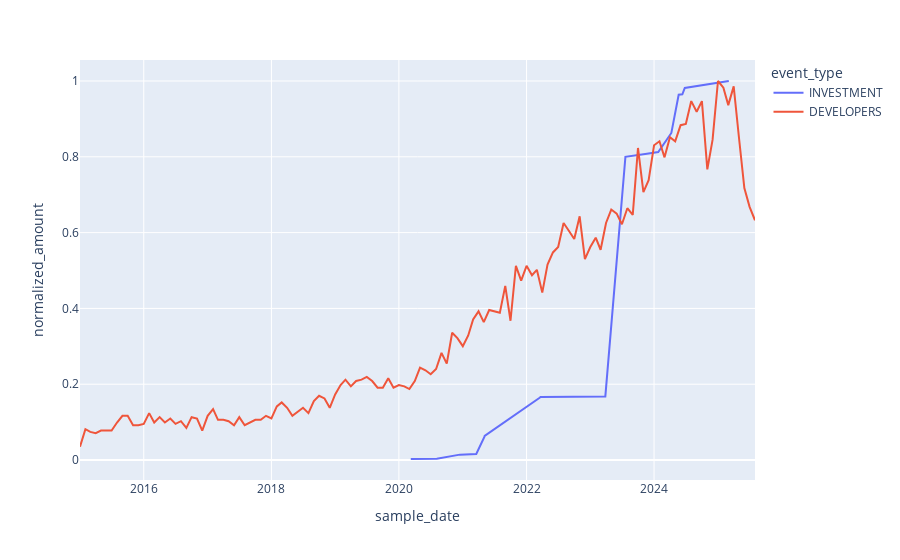

The cell this chart's notebook holds for it:
### Code cell
import plotly.express as px
px.line(
    data_frame=analyze_investor('Paradigm'),
    x='sample_date',
    y='normalized_amount',
    color='event_type'
)
